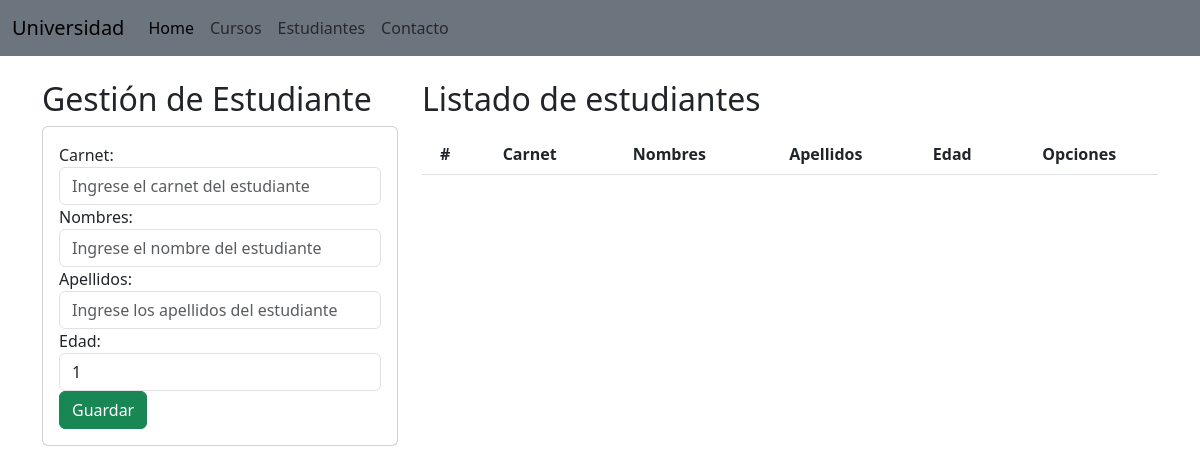
The app's page /gestionarEstudiantes/, older data.
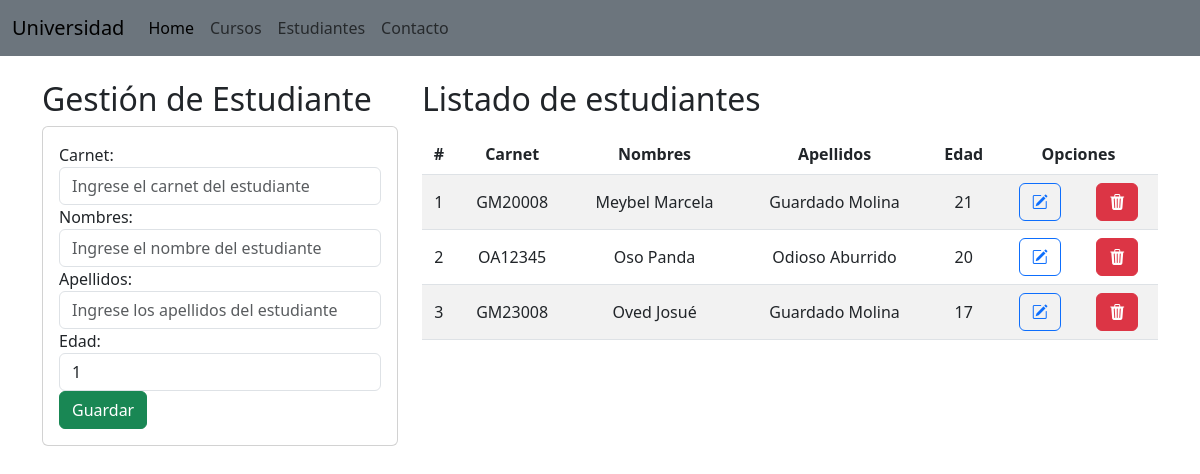
The same page, newer data.
### Aplicaciones/Academico/models.py (models this page shows, shortened)
class Estudiante(models.Model):
    carnet=models.CharField(primary_key=True,max_length=7)
    nombres= models.CharField(max_length=25)
    apellidos= models.CharField(max_length=25)
    edad= models.PositiveSmallIntegerField()

### Aplicaciones/Academico/views.py (the view)
# urls.py: path('gestionarEstudiantes/', views.gestionarEstudiantes),
def gestionarEstudiantes(request):
    estudiantesListados = Estudiante.objects.all()
    return render(request, "gestionEstudiantes.html", {"estudiantes": estudiantesListados})

### Aplicaciones/Academico/templates/gestionEstudiantes.html (shortened to what this page needs)
{% extends "./base.html" %}
{% block body %}
<div class="row">
    <div class="col-sm-12 col-md-6 col-lg-4 col-xl-4">
        <h2>Gestión de Estudiante</h2>
        <div class="card">
            <div class="card-body">
                <form action="/registrarEstudiante/" method="POST">{% csrf_token %}
                    <div class="form-group">
                        <label for="carnet">Carnet:</label>
                        <input type="text" id="txtCarnet" name="txtCarnet" class="form-control" placeholder="Ingrese el carnet del estudiante"
                         minlength="7" maxlength="7" required>
                    </div>
                    <div class="form-group">
                        <label for="nombres">Nombres:</label>
                        <input type="text" id="txtNombres" name="txtNombres" class="form-control" placeholder="Ingrese el nombre del estudiante"
                          maxlength="25" required>
                    </div>
                    <div class="form-group">
                        <label for="apellidos">Apellidos:</label>
                        <input type="text" id="txtApellidos" name="txtApellidos" class="form-control" placeholder="Ingrese los apellidos del estudiante"
                          maxlength="25" required>
                    </div>
                    <div class="form-group">
                        <label for="edad">Edad:</label>
                        <input type="text" id="numEdad" name="numEdad" class="form-control" min="1" max="100" value="1" required>
                    </div>
                    <div class="form-group">
                        <button type="submit" class="btn btn-success btn-block">Guardar</button>
                    </div>
                </form>
            </div>
        </div>
    </div>
    <div class="col-sm-12 col-md-6 col-lg-8 col-xl-8">
        <h2>Listado de estudiantes</h2>
        <div class="table-responsive py-2">
            <table class="table table-striped">
                <thead>
                    <tr>
                        <th>#</th>
                        <th>Carnet</th>
                        <th>Nombres</th>
                        <th>Apellidos</th>
                        <th>Edad</th>
                        <th colspan="2">Opciones</th>
                    </tr>
                </thead>
                <tbody>
                    {% for c in estudiantes%}
                    <tr>
                        <td>{{forloop.counter}}</td>
                        <td>{{c.carnet}}</td>
                        <td>{{c.nombres}}</td>
                        <td>{{c.apellidos}}</td>
                        <td>{{c.edad}}</td>
                        <td>
                            <div class="row justify-content-evenly">
                                <div class="col-auto">
                                    <a href="/edicionEstudiante/{{c.carnet}}" class="btn btn-outline-primary">
                                        <i class="bi bi-pencil-square"></i>
                                    </a>
                                </div>
                                <div class="col-auto">
                                    <a href="/eliminarEstudiante/{{c.carnet}}" class="btn btn-danger btnEliminacion">
                                        <i class="bi bi-trash3-fill"></i>
                                    </a>
                                </div>
                            </div>
                        </td>
                    </tr>
                    {% endfor %}
                </tbody>
            </table>
        </div>
    </div>
</div>
{% endblock  %}

### Aplicaciones/Academico/templates/base.html (shortened to what this page needs)
{% load static %}
<!DOCTYPE html>
<html lang="en">
<head>
    <link rel="stylesheet" href="https://cdn.jsdelivr.net/npm/bootstrap-icons@1.10.5/font/bootstrap-icons.css">
    <link href="https://cdn.jsdelivr.net/npm/bootstrap@5.3.0-alpha3/dist/css/bootstrap.min.css" rel="stylesheet">
    <link rel="stylesheet" href="{% static 'css/gestionCursos.css' %}">
  </head>
</head>
<body>
    <nav class="navbar navbar-expand-lg bg-secondary">
        <div class="container-fluid">
          <a class="navbar-brand" href="#">Universidad</a>
          <div class="collapse navbar-collapse" id="navbarNav">
            <ul class="navbar-nav">
              <li class="nav-item">
                <a class="nav-link active" aria-current="page" href="#">Home</a>
              </li>
              <li class="nav-item">
                <a class="nav-link" href="/gestionarCursos/">Cursos</a>
              </li>
              <li class="nav-item">
                <a class="nav-link" href="/gestionarEstudiantes/">Estudiantes</a>
              </li>
              <li class="nav-item">
                <a class="nav-link" href="#">Contacto</a>
              </li>
            </ul>
          </div>
        </div>
      </nav>
      <div class="container py-4">
        {% block body %}
        {% endblock  %}
</body>
</html>

### Aplicaciones/Academico/static/css/gestionCursos.css (style rules this page uses)
th, td { text-align: center; vertical-align: middle; }

Row changes from the older to the newer data that the page shows:
added Estudiante: carnet "GM20008", nombres "Meybel Marcela", apellidos "Guardado Molina", edad "21"
added Estudiante: carnet "OA12345", nombres "Oso Panda", apellidos "Odioso Aburrido", edad "20"
added Estudiante: carnet "GM23008", nombres "Oved Josué", apellidos "Guardado Molina", edad "17"
